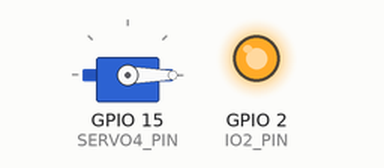
Simulated run of this sketch. Board: ESP32. Parts: servo, output pins drawn as LEDs (lit = HIGH).

Above: at 0.05 s.
At 1.05 s:
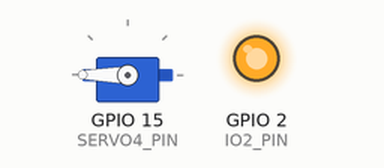
At 4.05 s:
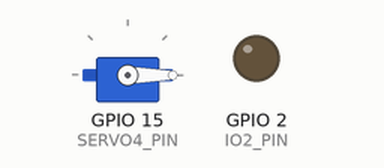
Timing chart, 0 to 5.3 s (numbered marks = the images above):
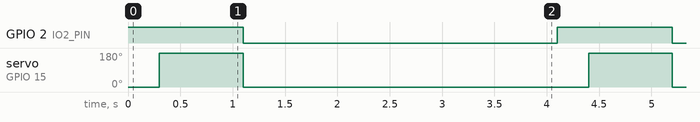

The sketch:

Launch_test_esp.ino
```cpp
#include <ESP32Servo.h>
#include <math.h>

Servo servo4;

const int SERVO4_PIN = 15;
const int IO2_PIN = 2;
const int PWM_VALUE = 255;

void setup() {

  pinMode(IO2_PIN, OUTPUT);

  servo4.setPeriodHertz(50);
  servo4.attach(SERVO4_PIN, 500, 2500);
  servo4.write(0);
}

void loop() {
  analogWrite(IO2_PIN, PWM_VALUE);
  delay(300);
  servo4.write(180);
  delay(800);
  servo4.write(0);
  analogWrite(IO2_PIN, 0);
  delay(3000);
}
```

Measured:
- by itself, GPIO 2 (IO2_PIN): alternates HIGH for 1.1 s and LOW for 3.0 s
- by itself, servo on GPIO 15 (SERVO4_PIN): alternates 180° for 0.80 s and 0° for 3.3 s
